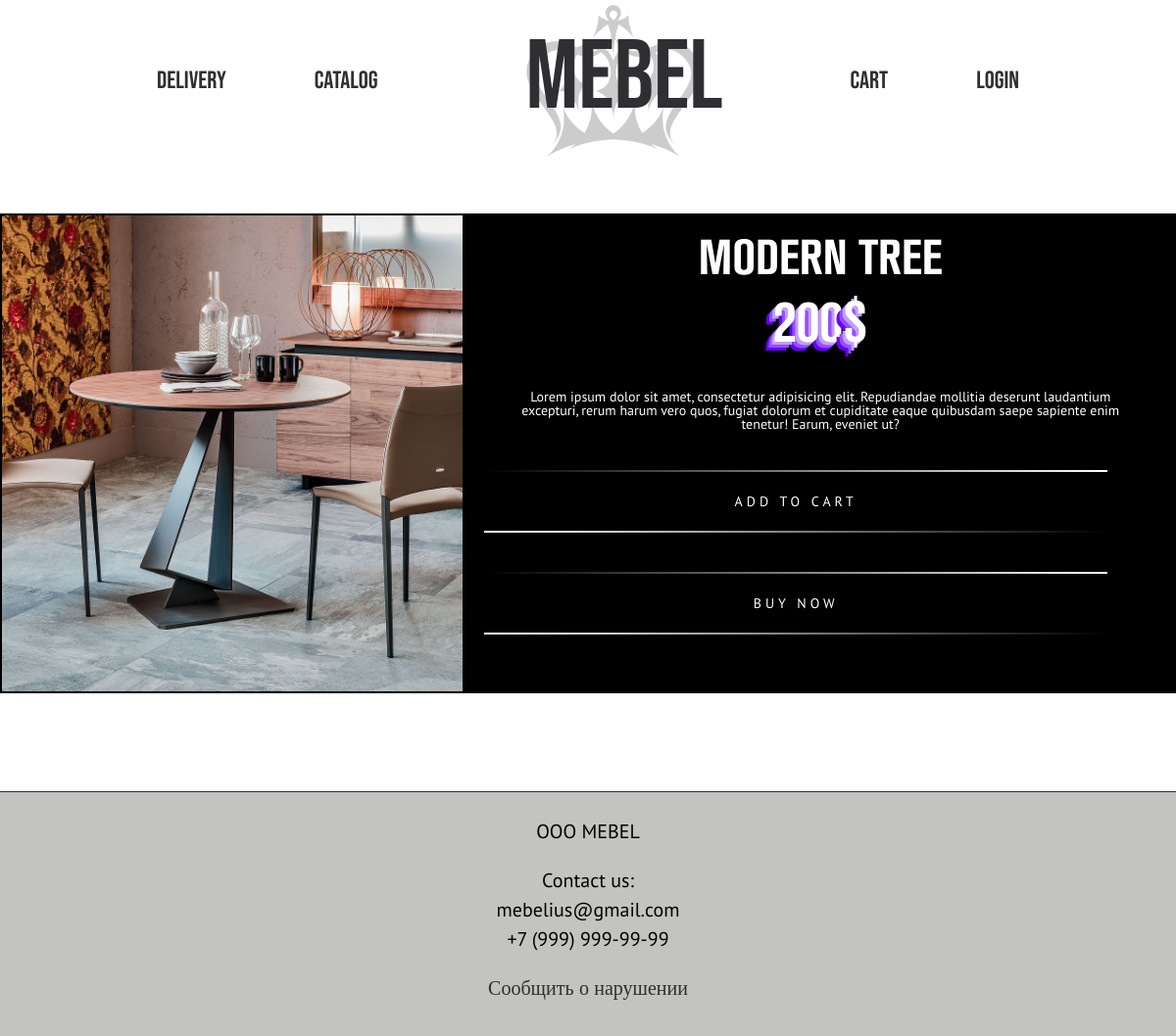
The page /product/14 on the database its author committed.
### app.py (models this page shows)
class Item(db.Model):
    id = db.Column(db.Integer, primary_key=True)
    category = db.Column(db.String, nullable=False)
    img = db.Column(db.Text, nullable=False)
    title = db.Column(db.String(20), nullable=False)
    price = db.Column(db.Integer, nullable=False)
    popularity = db.Column(db.Integer)
    isActive = db.Column(db.Boolean, default=True)

### app.py (the view)
@app.route('/product/<id>', methods=['POST', 'GET'])
def product(id):
    item = Item.query.get(id)
    return render_template('product.html', item=item)

### templates/product.html (shortened to what this page needs)
<!DOCTYPE html>
<html lang="en">
<head>
    <link rel="stylesheet" href="/static/product.css">
</head>
<body>
<div class="container">
    <div class="header">
        <div class="header-column">
            <div class="header-menu">
                <div class="header-menu__item">
                    <a href="{{ url_for('delivery') }}">Delivery</a>
                </div>
                <div class="header-menu__item">
                    <a href="{{ url_for('catalog') }}">Catalog</a>
                </div>
            </div>
        </div>
        <div class="header-column">
            <div class="header-logo">
                <a href="../">
                    MEBEL
                </a>
                <img src="/static/img/crown.png" alt="">
            </div>
        </div>
        <div class="header-column">
            <div class="header-menu">
                <div class="header-menu__item">
                    <a href="{{ url_for('cart') }}">Cart</a>
                </div>
                <div class="header-menu__item">
                    {% if current_user.is_anonymous %}
                        <a href="{{ url_for('login') }}">Login</a>
                    {% else %}
                        <a href="{{ url_for('logout') }}">Logout</a>
                    {% endif %}
                </div>
            </div>
        </div>
    </div>
</div>
   <div class="wrapper">
        <div class="content">
            <div class="geninf">
                <div class="geninf-img"><img src="../static/img/{{item.img}}" alt=""></div>
                <div class="geninf-text">
                    <div class="geninf-title">{{ item.title }}</div>
                    <div class="geninf-price">{{ item.price }}$</div>
                    <div class="geninf-inf">Lorem ipsum dolor sit amet, consectetur adipisicing elit. Repudiandae mollitia deserunt laudantium excepturi, rerum harum vero quos, fugiat dolorum et cupiditate eaque quibusdam saepe sapiente enim tenetur! Earum, eveniet ut?</div>
                    <a href="{{ url_for('add_to_cart', product_id=item.id) }}" class="geninf-btn">
                        <span></span>
                        <span></span>
                        Add to Cart
                    </a>
                    <a href="" class="geninf-btn">
                        <span></span>
                        <span></span>
                        Buy Now
                    </a>
                </div>
            </div>
    </div>
   </div>
<div class="wrapper">
    <div class="footer">
        <ul class="footer-contacts">
            <li class="footer-contacts__item footer-contacts__item_title">OOO MEBEL</li>
            <li class="footer-contacts__item">Contact us:</li>
            <li class="footer-contacts__item">mebelius@gmail.com</li>
            <li class="footer-contacts__item">+7 (999) 999-99-99</li>
            <li class="footer-contacts__item footer-contacts__item_link"><a href="">Сообщить о нарушении</a></li>
        </ul>
    </div>
</div></body>
</body>
</html>

### static/product.css (style rules this page uses)
* { padding: 0; margin: 0; border: 0; }
*, *:before, *:after { -moz-box-sizing: border-box; -webkit-box-sizing: border-box; box-sizing: border-box; }
html, body { height: 100%; margin: 0; padding: 0; min-width: none; position: relative; width: 100%; color: #000; }
body { font-size: 100%; font-family: "PT Sans"; line-height: 1; font-size: 14px; -ms-text-size-adjust: 100%; -moz-text-size-adjust: 100%; -webkit-text-size-adjust: 100%; }
a, a:visited { text-decoration: none; }
ul li { list-style: none; }
img { vertical-align: top; }
.container { max-width: 880px; margin: 0 auto; width: 100%; }
.header { display: flex; justify-content: space-between; font-family: "Bebas Neue"; }
.header-menu { display: flex; }
.header-menu__item { flex: 0 1 33.333%; margin: 40px 90px 0 0; font-size: 25px; text-transform: uppercase; }
.header-menu__item:last-child { margin: 40px 0 0 0; }
.header-menu__item a { color: #2f2e33; }
.header-logo { font-size: 100px; width: 230px; text-align: center; }
.header-logo a { position: absolute; color: #2f2e33; }
.header-logo img { position: relative; top: -25px; right: 0; width: 180px; z-index: -1; opacity: 0.2; }
.footer { flex: 0 0 auto; height: 250px; width: 100%; background: #c3c4c0; border-top: 1px solid #2f2e33; margin: 100px 0 0 0; }
.footer-contacts { display: flex; flex-direction: column; align-items: center; font-size: 20px; }
.footer-contacts__item { margin: 0 0 10px 0; }
.footer-contacts__item_title { margin: 30px 0 30px 0; }
.footer-contacts__item_link { margin: 20px 0 0 0; }
.footer-contacts__item_link a { color: #2f2e33; }
body { padding: 30px 0 0 0; background-color: #ffffff; }
.content { margin: 30px 0; }
.geninf { display: flex; max-width: 1240px; margin: 0 auto; }
.geninf-img { flex: 1 1 auto; width: 800px; border: 2px solid #000; }
.geninf-img img { width: 100%; height: 100%; }
.geninf-text { color: #ffffff; text-align: center; width: 100%; padding: 20px; background: #000; }
.geninf-title { font-size: 50px; text-transform: uppercase; font-family: "Akzidenz Grotesk BQ"; margin: 0 0 10px 0; }
.geninf-price { font-size: 60px; font-family: "Akzidenz Grotesk BQ"; margin: 0 0 40px 0; text-shadow: -3px 3px 0px #C29DFA, -6px 6px 0px #934FFA, -9px 9px 0px #6600FF; }
.geninf-inf { font-family: "PT Sans"; margin: 0 30px 10px 30px; }
.geninf-btn { position: relative; display: block; padding: 25px 30px; margin: 40px 0; color: #ffffff; text-transform: uppercase; transition: 0.5s; letter-spacing: 4px; overflow: hidden; margin-right: 50px; }
.geninf-btn span { position: absolute; display: block; }
.geninf-btn span:nth-child(1) { top: 0; left: 0; width: 100%; height: 2px; background: linear-gradient(90deg, transparent, #ffffff); animation: animate1 1s linear infinite; }
.geninf-btn span:nth-child(3) { bottom: 0; right: 0; width: 100%; height: 2px; background: linear-gradient(270deg, transparent, #ffffff); animation: animate3 1s linear infinite; animation-delay: 0.5s; }

### rows shown on the page
Item: img (picture), title "MODERN TREE", price "200"
